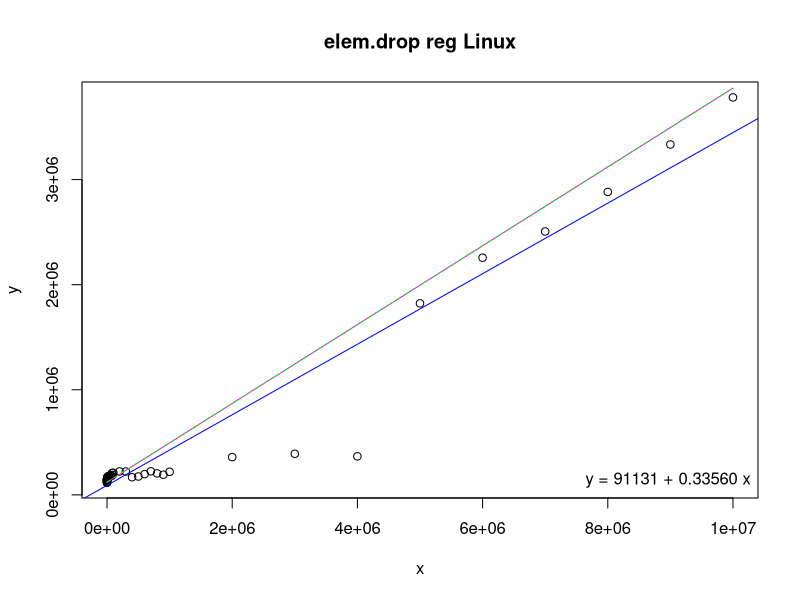
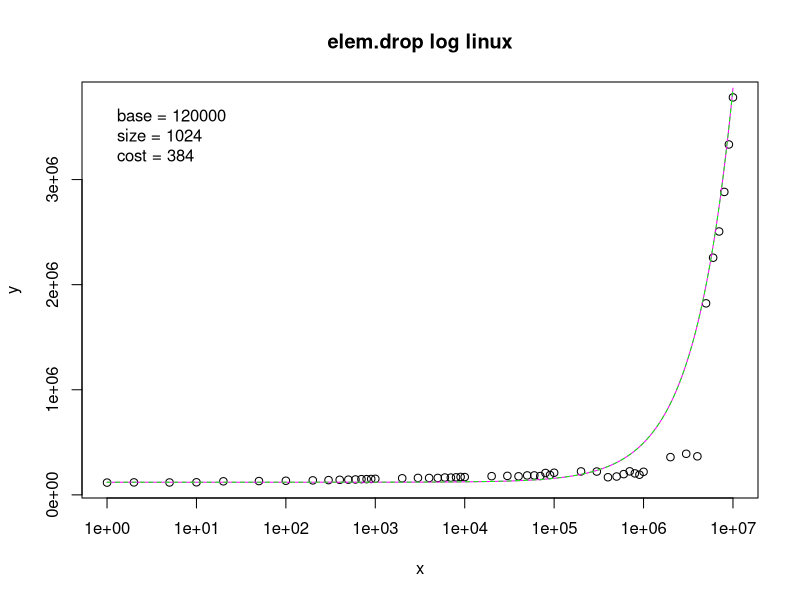

R code for these plots, in order:
# Input data
x <- c(1,2,5,10,20,50,100,200,300,400,500,600,700,800,900,1000,2000,3000,4000,5000,6000,7000,8000,9000,10000,20000,30000,40000,50000,60000,70000,80000,90000,100000,200000,300000,400000,500000,600000,700000,800000,900000,1000000,2000000,3000000,4000000,5000000,6000000,7000000,8000000,9000000,10000000)
y <- c(116750,118650,117890,119650,128900,131380,134380,137850,140310,143310,144690,146480,149320,149500,151140,152700,157770,161380,160700,161090,165040,164190,166910,170510,169440,177830,180690,176580,184910,184950,178980,208080,188830,210530,223160,222060,167750,174650,197210,223940,204280,191710,219310,359050,390860,366720,1822300,2256400,2506000,2882400,3333900,3781700)

# Linear regression
model <- lm(y ~ x)
coefs <- coef(model)

# Print regression coefficients
print(coefs)

# Estimating linear function
a <- 0.375
b <- 120000.0
fl <- function(x) {
  a*x + b
}

# Estimated linear values
xl <- seq(1, 10000000, by = 1000)
yl <- fl(xl)

# Estimating staircase function
base <- 120000
size <- 1024
cost <- 384
fs <- function(x) {
  base + (((x + size - 1) / size) * cost)
}

# Estimated staircase values
xs <- seq(1, 10000000, by = 1000)
ys <- fs(xs)

png("elem-drop-reg.png")
plot(x, y, main = "elem.drop reg Linux")
abline(model, col = "blue")
lines(xl, yl, col = "magenta")
lines(xs, ys, col = "green", lty = 2)
legend("bottomright", legend = sprintf("y = %.0f + %.5f x", coefs[1], coefs[2]), bty = "n")

png("elem-drop-log.png")
plot(x, y, log = "x", main = "elem.drop log linux")
lines(xl, yl, col = "magenta")
lines(xs, ys, col = "green", lty = 2)
legend("topleft", legend = sprintf(" base = %i\n size = %i\n cost = %i", base, size, cost), bty = "n")
